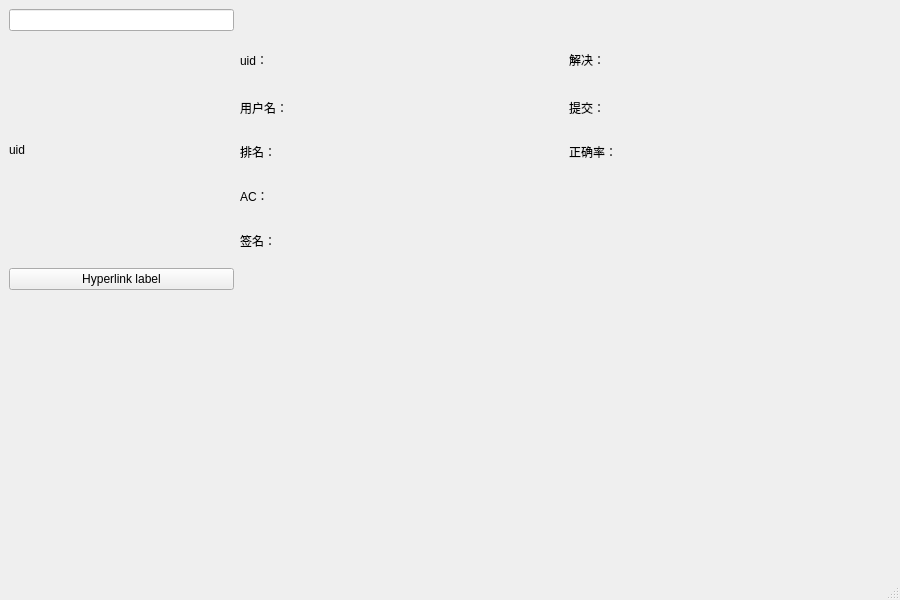
<?xml version="1.0" encoding="UTF-8"?>
<ui version="4.0">
 <class>user</class>
 <widget class="QMainWindow" name="MainWindow">
  <property name="geometry">
   <rect>
    <x>0</x>
    <y>0</y>
    <width>900</width>
    <height>600</height>
   </rect>
  </property>
  <property name="windowTitle">
   <string>MainWindow</string>
  </property>
  <widget class="QWidget" name="centralwidget">
   <layout class="QGridLayout" name="gridLayout">
    <item row="1" column="1">
     <widget class="SubtitleLabel" name="SubtitleLabel">
      <property name="maximumSize">
       <size>
        <width>100</width>
        <height>30</height>
       </size>
      </property>
      <property name="text">
       <string>uid：</string>
      </property>
     </widget>
    </item>
    <item row="3" column="2">
     <widget class="SubtitleLabel" name="Rank">
      <property name="maximumSize">
       <size>
        <width>16777215</width>
        <height>30</height>
       </size>
      </property>
      <property name="text">
       <string/>
      </property>
     </widget>
    </item>
    <item row="2" column="1">
     <widget class="SubtitleLabel" name="SubtitleLabel_2">
      <property name="maximumSize">
       <size>
        <width>100</width>
        <height>30</height>
       </size>
      </property>
      <property name="text">
       <string>用户名：</string>
      </property>
     </widget>
    </item>
    <item row="4" column="2">
     <widget class="SubtitleLabel" name="AC_problems">
      <property name="maximumSize">
       <size>
        <width>16777215</width>
        <height>30</height>
       </size>
      </property>
      <property name="text">
       <string/>
      </property>
     </widget>
    </item>
    <item row="3" column="3">
     <widget class="SubtitleLabel" name="SubtitleLabel_7">
      <property name="maximumSize">
       <size>
        <width>100</width>
        <height>30</height>
       </size>
      </property>
      <property name="text">
       <string>正确率：</string>
      </property>
     </widget>
    </item>
    <item row="5" column="2" colspan="3">
     <widget class="SubtitleLabel" name="Description">
      <property name="maximumSize">
       <size>
        <width>16777215</width>
        <height>30</height>
       </size>
      </property>
      <property name="text">
       <string/>
      </property>
     </widget>
    </item>
    <item row="1" column="4">
     <widget class="SubtitleLabel" name="Solve">
      <property name="maximumSize">
       <size>
        <width>16777215</width>
        <height>30</height>
       </size>
      </property>
      <property name="text">
       <string/>
      </property>
     </widget>
    </item>
    <item row="8" column="0">
     <spacer name="verticalSpacer">
      <property name="orientation">
       <enum>Qt::Vertical</enum>
      </property>
      <property name="sizeHint" stdset="0">
       <size>
        <width>20</width>
        <height>40</height>
       </size>
      </property>
     </spacer>
    </item>
    <item row="1" column="3">
     <widget class="SubtitleLabel" name="SubtitleLabel_5">
      <property name="maximumSize">
       <size>
        <width>100</width>
        <height>30</height>
       </size>
      </property>
      <property name="text">
       <string>解决：</string>
      </property>
     </widget>
    </item>
    <item row="5" column="1">
     <widget class="SubtitleLabel" name="SubtitleLabel_8">
      <property name="maximumSize">
       <size>
        <width>100</width>
        <height>30</height>
       </size>
      </property>
      <property name="text">
       <string>签名：</string>
      </property>
     </widget>
    </item>
    <item row="3" column="1">
     <widget class="SubtitleLabel" name="SubtitleLabel_3">
      <property name="maximumSize">
       <size>
        <width>100</width>
        <height>30</height>
       </size>
      </property>
      <property name="text">
       <string>排名：</string>
      </property>
     </widget>
    </item>
    <item row="0" column="0">
     <widget class="SearchLineEdit" name="Search_user">
      <property name="maximumSize">
       <size>
        <width>225</width>
        <height>33</height>
       </size>
      </property>
     </widget>
    </item>
    <item row="3" column="4">
     <widget class="SubtitleLabel" name="Rate">
      <property name="maximumSize">
       <size>
        <width>16777215</width>
        <height>30</height>
       </size>
      </property>
      <property name="text">
       <string/>
      </property>
     </widget>
    </item>
    <item row="1" column="0" rowspan="5">
     <widget class="ImageLabel" name="Avatar">
      <property name="minimumSize">
       <size>
        <width>225</width>
        <height>225</height>
       </size>
      </property>
      <property name="maximumSize">
       <size>
        <width>225</width>
        <height>225</height>
       </size>
      </property>
      <property name="text">
       <string>uid</string>
      </property>
     </widget>
    </item>
    <item row="2" column="4">
     <widget class="SubtitleLabel" name="Submit">
      <property name="maximumSize">
       <size>
        <width>16777215</width>
        <height>30</height>
       </size>
      </property>
      <property name="text">
       <string/>
      </property>
     </widget>
    </item>
    <item row="2" column="3">
     <widget class="SubtitleLabel" name="SubtitleLabel_6">
      <property name="maximumSize">
       <size>
        <width>100</width>
        <height>30</height>
       </size>
      </property>
      <property name="text">
       <string>提交：</string>
      </property>
     </widget>
    </item>
    <item row="1" column="2">
     <widget class="SubtitleLabel" name="uid">
      <property name="maximumSize">
       <size>
        <width>16777215</width>
        <height>30</height>
       </size>
      </property>
      <property name="text">
       <string/>
      </property>
     </widget>
    </item>
    <item row="2" column="2">
     <widget class="SubtitleLabel" name="Username">
      <property name="maximumSize">
       <size>
        <width>16777215</width>
        <height>30</height>
       </size>
      </property>
      <property name="text">
       <string/>
      </property>
     </widget>
    </item>
    <item row="4" column="1">
     <widget class="SubtitleLabel" name="SubtitleLabel_4">
      <property name="maximumSize">
       <size>
        <width>100</width>
        <height>30</height>
       </size>
      </property>
      <property name="text">
       <string>AC：</string>
      </property>
     </widget>
    </item>
    <item row="7" column="0">
     <widget class="HyperlinkLabel" name="Link_blog">
      <property name="text">
       <string>Hyperlink label</string>
      </property>
     </widget>
    </item>
   </layout>
  </widget>
  <widget class="QMenuBar" name="menubar">
   <property name="geometry">
    <rect>
     <x>0</x>
     <y>0</y>
     <width>800</width>
     <height>21</height>
    </rect>
   </property>
  </widget>
  <widget class="QStatusBar" name="statusbar"/>
 </widget>
 <customwidgets>
  <customwidget>
   <class>SubtitleLabel</class>
   <extends>QLabel</extends>
   <header>qfluentwidgets</header>
  </customwidget>
  <customwidget>
   <class>HyperlinkLabel</class>
   <extends>QPushButton</extends>
   <header>qfluentwidgets</header>
  </customwidget>
  <customwidget>
   <class>ImageLabel</class>
   <extends>QLabel</extends>
   <header>qfluentwidgets</header>
  </customwidget>
  <customwidget>
   <class>LineEdit</class>
   <extends>QLineEdit</extends>
   <header>qfluentwidgets</header>
  </customwidget>
  <customwidget>
   <class>SearchLineEdit</class>
   <extends>LineEdit</extends>
   <header>qfluentwidgets</header>
  </customwidget>
 </customwidgets>
 <resources/>
 <connections/>
</ui>
